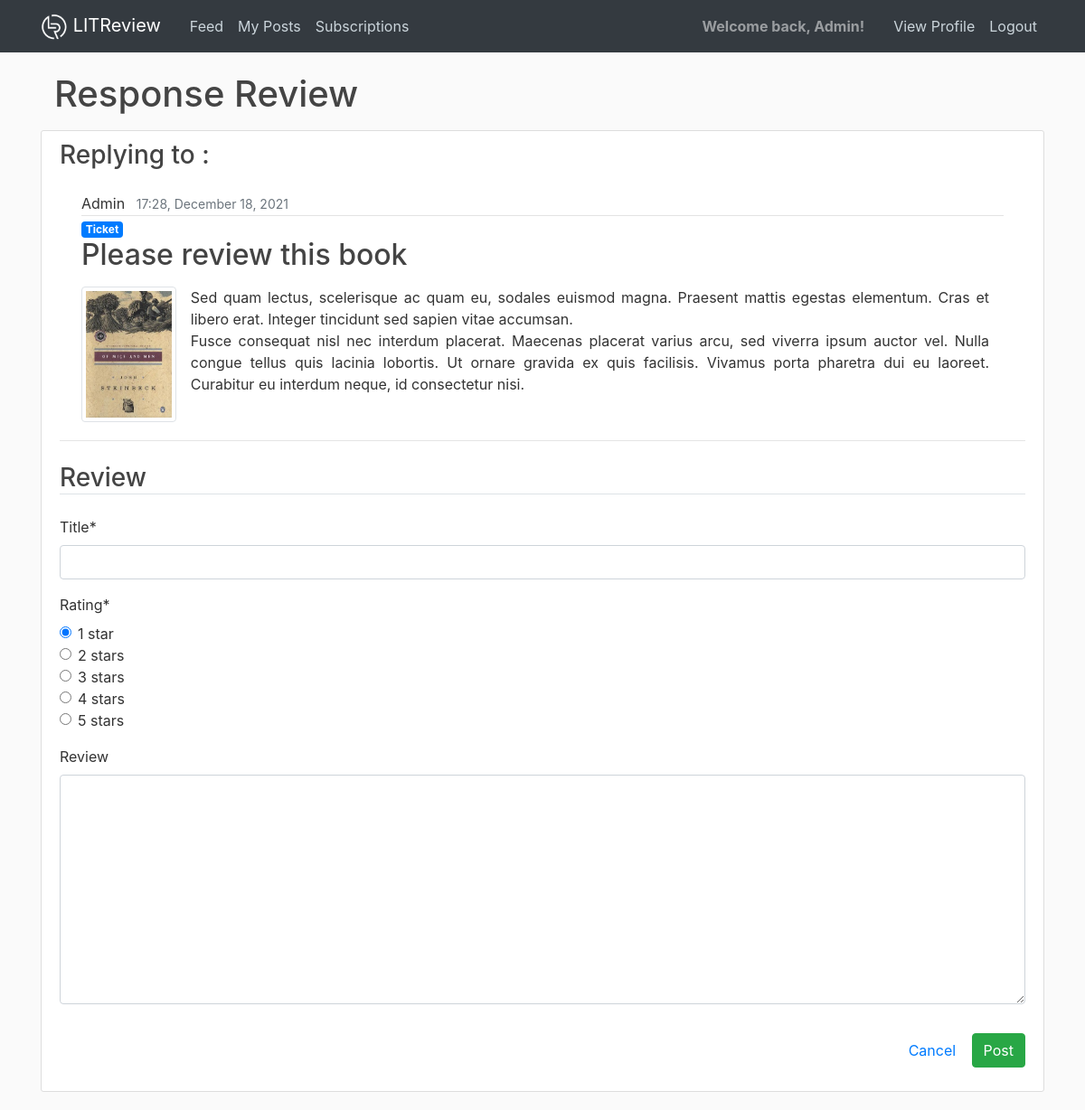
Page /reviews/response/2 (signed in) on the committed database.
### reviews/models.py (models this page shows, shortened)
class Ticket(models.Model):
    title = models.CharField(max_length=128)
    description = models.TextField(max_length=2048, blank=True)
    user = models.ForeignKey(
        to=settings.AUTH_USER_MODEL, on_delete=models.CASCADE)
    time_created = models.DateTimeField(default=timezone.now)
    image = models.ImageField(blank=True, null=True, upload_to='reviews_img')
    if image:
        def save(self, *args, **kwargs):
            super().save()
            img = ImageOps.contain(
                Image.open(self.image.path),
                (200, 200),
                method=3
            )
            img.save(self.image.path)

### reviews/views.py (the view)
# urls.py: path('reviews/response/<int:pk>', views.review_response, name='response-review'),
@login_required
def review_response(request, pk):
    ticket = Ticket.objects.get(id=pk)
    if request.method == 'POST':
        r_form = NewReviewForm(request.POST)
        if r_form.is_valid():
            Review.objects.create(
                ticket=ticket,
                user=request.user,
                headline=request.POST['headline'],
                rating=request.POST['rating'],
                body=request.POST['body']
            )
            messages.success(request, 'Your response has been saved!')
            return redirect('reviews-feed')
    else:
        r_form = NewReviewForm()
    context = {
        'r_form': r_form,
        'post': ticket,
        'title': 'Response Review'
    }
    return render(request, 'reviews/review_form.html', context)

### reviews/forms.py
class NewReviewForm(forms.ModelForm):
    headline = forms.CharField(
        label="Title",
        max_length=128,
        widget=forms.TextInput(),
        required=True,
        error_messages={'required': 'Please enter a title.'}
    )
    rating = forms.ChoiceField(
        initial=1,
        label="Rating",
        widget=forms.RadioSelect(),
        choices=((1, "1 star"), (2, "2 stars"), (3, "3 stars"), (4, "4 stars"), (5, '5 stars')),
        required=True,
        error_messages={'required': 'Please enter a rating.'}
    )
    body = forms.CharField(
        label="Review",
        max_length=8192,
        widget=forms.Textarea(),
        required=False
    )
    class Meta:
        model = Review
        fields = ['headline', 'rating', 'body']

### reviews/templates/reviews/review_form.html (shortened to what this page needs)
{% extends "reviews/_base.html" %}
{% load crispy_forms_tags %}
{% block content %}
<div class="container">
  <div class="mb-3">
    <h1 class="mb-0">{{ title }}</h1>
  </div>
</div>
<div class="content-section">
  <form method="POST" enctype='multipart/form-data'>
    <fieldset class="form-group">
      {% if request.get_full_path == "/review/new/" %}
      <h3 class="border-bottom mb-4">Book / Article</h3>
      {{ t_form|crispy }}
      {% else %}
      <h3 class="mb-4">Replying to :</h3>
      <article class="media ml-4 mr-4">
        <div class="media-body">
          <div class="article-metadata">
            <p class="mr-2 mb-0" style="display: inline">{{ post.user }}</p>
            <small class="text-muted">{{ post.time_created|date:"H:i, F d, Y" }}</small>
          </div>
          <h6 class="mb-0"><span class="badge badge-primary">Ticket</span></h6>
          <h2 class="mt-0">{{ post.title }}</h2>
          <div class="ticket-description">
            {% if post.image %}
            <img class="img-thumbnail float-left mb-1 mr-3" style="height:150px" src="{{ post.image.url }}" alt="{{ post.title }}">
            {% endif %}
            <p class="article-content text-justify mt-3 mr-3">{{ post.description }}</p>
          </div>
        </div>
      </article>
      {% endif %}
      <hr class="mb-4">
      <h3 class="border-bottom mb-4">Review</h3>
      {{ r_form|crispy }}
      <div class="float-right mt-3">
        <a class="btn btn-link" href="{% url 'reviews-feed' %}">Cancel</a>
        <button class="btn btn-success" type="submit">Post</button>
      </div>
    </fieldset>
  </form>
</div>
{% endblock content %}

### reviews/templates/reviews/_base.html (shortened to what this page needs)
<!DOCTYPE html>
{% load static %}
<html lang="en">
<head>
  <link rel="stylesheet" href="https://cdn.jsdelivr.net/npm/bootstrap@4.6.1/dist/css/bootstrap.min.css"
>
  <link rel="stylesheet" href="https://cdn.jsdelivr.net/npm/bootstrap-icons@1.7.2/font/bootstrap-icons.css">
  <link rel="stylesheet" type="text/css" href="{% static 'reviews/css/main.css' %}?version=1">
</head>
<body>
<header class="site-header">
  <nav class="navbar navbar-expand-md navbar-dark bg-dark fixed-top">
    <div class="container">
      <a class="navbar-brand mr-4" href="{% url 'reviews-feed' %}">
        <img src="{% static 'reviews/img/logo_w.png' %}" width="30" height="30" alt="LITReview logo">
        LITReview
      </a>
      <div class="collapse navbar-collapse" id="navbarToggle">
        <div class="navbar-nav mr-auto">
          {% if user.is_authenticated %}
          <a class="nav-item nav-link" href="{% url 'reviews-feed' %}">Feed</a>
          <a class="nav-item nav-link" href="{% url 'user-posts' %}">My Posts</a>
          <a class="nav-item nav-link" href="{% url 'reviews-subs' %}">Subscriptions</a>
          {% endif %}
        </div>
        <div class="navbar-nav">
          {% if user.is_authenticated %}
          <span class="navbar-text mr-4"><strong>Welcome back, {{ user.username }}!</strong></span>
          <a class="nav-item nav-link" href="{% url 'profile' %}">View Profile</a>
          <a class="nav-item nav-link" href="{% url 'logout' %}">Logout</a>
          {% else %}
          <a class="nav-item nav-link" href="{% url 'login' %}">Login</a>
          <a class="nav-item nav-link" href="{% url 'register' %}">Register</a>
          {% endif %}
        </div>
      </div>
    </div>
  </nav>
</header>
<main role="main" class="container">
  <div class="row">
    <div class="col-lg">
      {% block content %}{% endblock %}
    </div>
  </div>
</main>
</body>
</html>

### reviews/static/reviews/css/main.css (style rules this page uses)
body { background: #fafafa; color: #333333; margin-top: 5rem; }
h1, h2, h3, h4, h5, h6 { color: #444444; }
.site-header .navbar-nav .nav-link { color: #cbd5db; }
.content-section { background: #ffffff; padding: 10px 20px; border: 1px solid #dddddd; border-radius: 3px; margin-bottom: 20px; }
.article-content { white-space: pre-line; }
.article-metadata { padding-bottom: 1px; margin-bottom: 4px; border-bottom: 1px solid #e3e3e3 }

### rows in the picture
Ticket: user "Admin", time_created "17:28, December 18, 2021", title "Please review this book", image (picture), description "Sed quam lectus, scelerisque ac quam eu, sodales euismod magna. Praesent mattis egestas elementum. Cras et libero erat. Integer tincidunt sed sapien vitae accumsan. Fusce consequat nisl nec interdum placerat. Maecenas placerat varius arcu, sed viverra ipsum auctor vel. Nulla congue tellus quis lacinia lobortis. Ut ornare gravida ex quis facilisis. Vivamus porta pharetra dui eu laoreet. Curabitur eu interdum neque, id consectetur nisi."

### other values in the picture
{{ user.username }} "Admin"
{{ title }} "Response Review"
